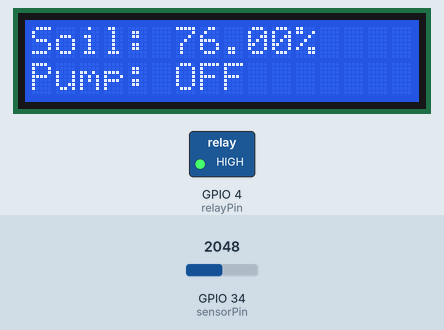
A sketch run on a simulated ESP32. Shown: 16×2 character LCD, switched loads named in the sketch (green lamp = pin HIGH). The test bench sets the inputs (shaded band); at power-on: GPIO 34 (sensorPin) = 2048. WiFi joins after 1.5 s; servers stay silent unless stated; what the sketch prints to the serial monitor is not drawn.

Above: at 5.1 s.
5.2 s: GPIO 34 (sensorPin) set to 2580
At 6.5 s:
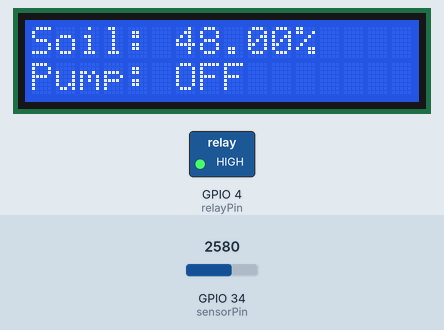
7.9 s: GPIO 34 (sensorPin) set to 2706
At 9.2 s:
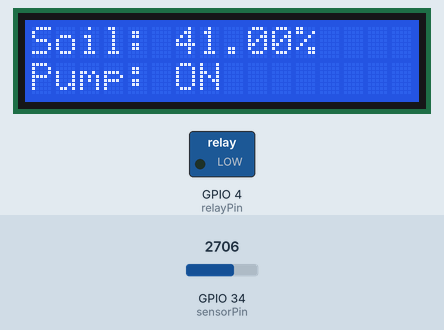
10.6 s: GPIO 34 (sensorPin) set to 2866
At 13.2 s:
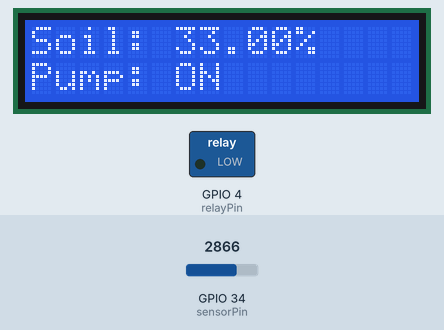
13.5 s: GPIO 34 (sensorPin) set to 2334
At 15.0 s:
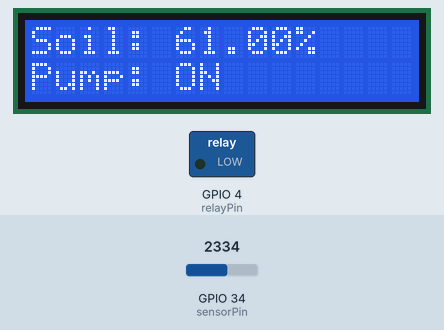
16.2 s: GPIO 34 (sensorPin) set to 2219
At 19.4 s:
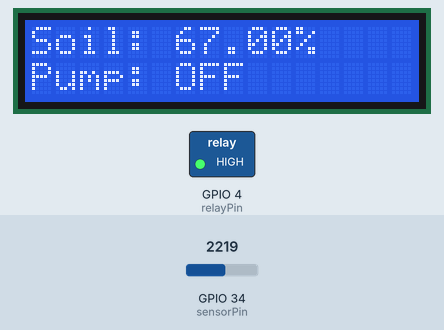
Timing chart, 0 to 20.6 s (numbered marks = the images above; inputs shaded):
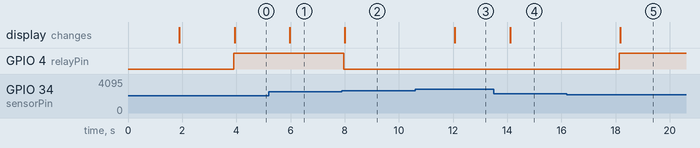

Measured:
- the behaviour switches between 2645 and 2646 on GPIO 34 (sensorPin) (found by bisection; images 1 and 2)
- the behaviour switches between 2266 and 2265 on GPIO 34 (sensorPin) (found by bisection; images 4 and 5)
- after the input at 5.2 s, the display: changes after 0.77 s (image 1)
- after the input at 7.9 s, GPIO 4 (relayPin): HIGH → LOW after 0.07 s; the display: changes after 0.10 s (image 2)
- after the input at 10.6 s, the display: changes after 1.5 s (image 3)
- after the input at 13.5 s, the display: changes after 0.60 s (image 4)
- after the input at 16.2 s, GPIO 4 (relayPin): LOW → HIGH after 1.9 s; the display: changes after 2.0 s (image 5)

The sketch:

7.Sensor-Kapasitif_Relay.ino
```cpp
#define BLYNK_PRINT Serial
#define BLYNK_TEMPLATE_ID "TMPL6muPlMtcI"
#define BLYNK_TEMPLATE_NAME "BVPV Surakarta"
#define BLYNK_AUTH_TOKEN "HEW65ui7sY0LkCDSX7G6s50JJ9NeJ9Vx"

#include <LCD_I2C.h>
#include <WiFi.h>
#include <WiFiClient.h>
#include <BlynkSimpleEsp32.h>

BlynkTimer timer;
LCD_I2C lcd(0x27, 16, 2);

char ssid[] = "A33";
char pass[] = "12345678";

#define sensorPin 34  // ADC pin
#define relayPin 4    // GPIO relay
bool pompaStatus = false;

void setup() {
  Serial.begin(115200);
  pinMode(relayPin, OUTPUT);
  digitalWrite(relayPin, LOW);  // Pompa awal OFF

  Blynk.begin(BLYNK_AUTH_TOKEN, ssid, pass);

  lcd.begin();
  lcd.backlight();
  lcd.setCursor(0, 0);
  lcd.print("SoilMoisture TEs");
  lcd.setCursor(0, 1);
  lcd.print(" BPVP Surakarta ");
  delay(2000);
  lcd.clear();
}
void loop() {
  int adcValue = analogRead(sensorPin);
  float kelembaban = map(adcValue, 3500, 1600, 0, 100);
  if (kelembaban < 0) kelembaban = 0;
  if (kelembaban > 100) kelembaban = 100;

  Blynk.virtualWrite(V0, kelembaban);
  Blynk.virtualWrite(V1, pompaStatus ? "ON" : "OFF");

  // Logika otomatisasi
  if (kelembaban < 45) {
    digitalWrite(relayPin, 0);
    pompaStatus = true;

  } else if (kelembaban >= 65) {
    digitalWrite(relayPin, 1);
    pompaStatus = false;
  }

// Dari file yang sudah diperbaiki:
  lcd.setCursor(0, 0);
  lcd.print("Soil: ");
  lcd.print(kelembaban);
  lcd.print("%   "); // Beri spasi untuk membersihkan karakter sisa

  lcd.setCursor(0, 1);
  lcd.print("Pump:           ");
  lcd.setCursor(6, 1);
  lcd.print(pompaStatus ? "ON" : "OFF");


  Serial.print("Kelembaban: ");
  Serial.print(kelembaban);
  Serial.println(" %");
  Serial.print("Pompa: ");
  Serial.println(pompaStatus ? "ON" : "OFF");
  delay(2000);
}
```
